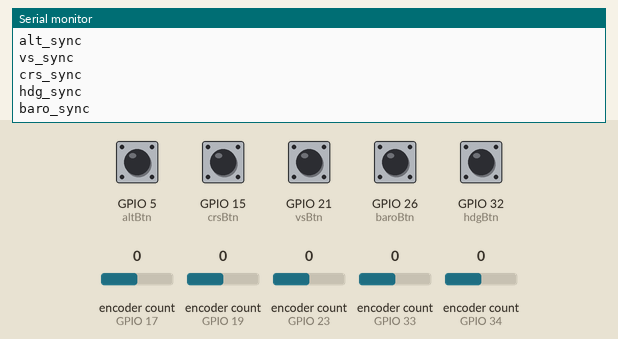
Bench run of a sketch on a simulated ESP32. On the bench: the last lines printed to the serial monitor. The inputs (shaded band) are chosen by the test bench; at power-on: GPIO 5 (altBtn), GPIO 15 (crsBtn), GPIO 21 (vsBtn), GPIO 26 (baroBtn), GPIO 32 (hdgBtn) HIGH, encoder count (sensors on GPIO 17, GPIO 19, GPIO 23, GPIO 33, GPIO 34) 0.

Above: at 1.2 s.
1.3 s: encoder count (sensor on GPIO 17) set to 1
At 2.3 s:
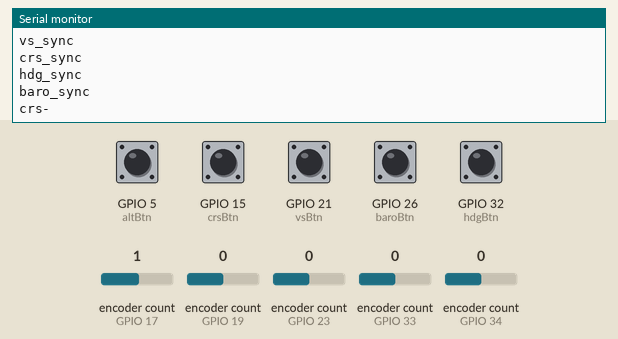
2.8 s: encoder count (sensor on GPIO 19) set to 1
At 3.5 s:
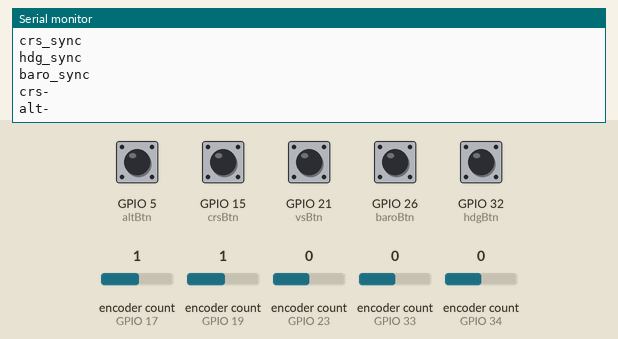
4.3 s: encoder count (sensor on GPIO 23) set to 1
At 5.5 s:
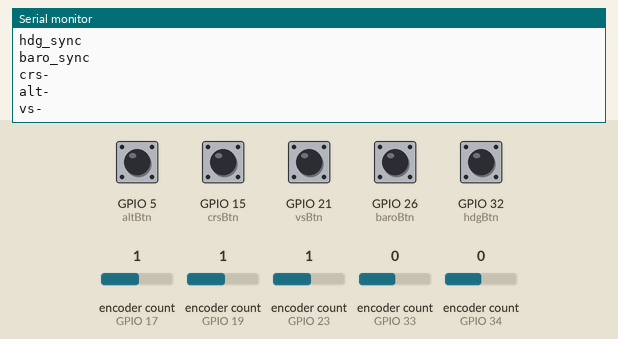
5.8 s: encoder count (sensor on GPIO 33) set to 1
At 6.9 s:
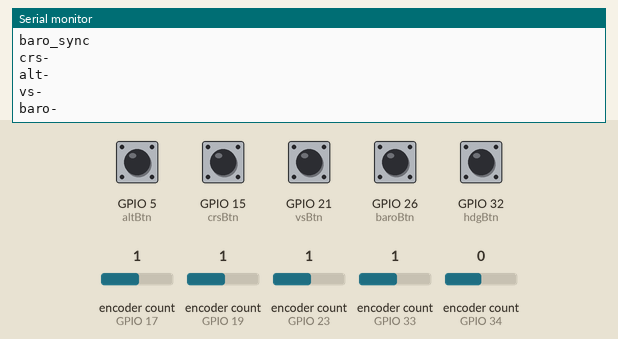
7.3 s: encoder count (sensor on GPIO 34) set to 1
At 8.1 s:
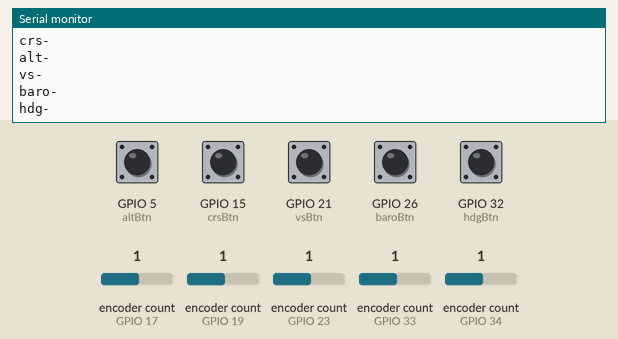
8.8 s: encoder count (sensor on GPIO 17) set to 0
At 9.2 s:
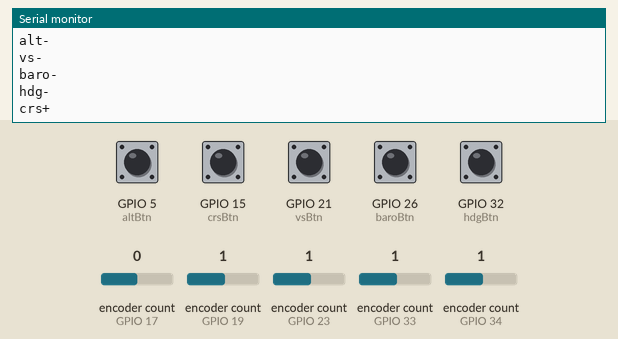

The sketch:

ESP_Rotary_Serial.ino
```cpp
// Library available in Arduino Library tool.
// Only compatible with ESP32!
#include <ESP32Encoder.h>


// Encoder objects
ESP32Encoder vs, alt, crs, hdg, baro;


// Pin definition of the rotary encoders
// A is A or "CLK" Pin, B is B or "DT" Pin and Btn is the button
// Prefix denotes the "function" of the encoder like alt for altitude
enum PinAssignments {

  vsA     = 23,
  vsB     = 22,
  vsBtn   = 21,

  altA    = 19,
  altB    = 18,
  altBtn  = 5,

  crsA    = 17,
  crsB    = 16,
  crsBtn  = 15,

  hdgA    = 34,
  hdgB    = 35,
  hdgBtn  = 32,

  baroA   = 33,
  baroB   = 25,
  baroBtn = 26,
};


// Current and last state of the button
int vsBtnState,
altBtnState,
crsBtnState,
hdgBtnState,
baroBtnState;

int vsBtnStateOld = LOW,
altBtnStateOld = LOW,
crsBtnStateOld = LOW,
hdgBtnStateOld = LOW,
baroBtnStateOld = LOW;


// Debounce delay and thelast time each pin was toggled
unsigned long debounceDelay = 50;
unsigned long vsDebounceTime = 0,
altDebounceTime = 0,
crsDebounceTime = 0,
hdgDebounceTime = 0,
baroDebounceTime = 0;


void setup() {
  Serial.begin(115200);

  // Set Pin Mode of buttons
  pinMode(vsBtn, INPUT_PULLUP);
  pinMode(altBtn, INPUT_PULLUP);
  pinMode(crsBtn, INPUT_PULLUP);
  pinMode(hdgBtn, INPUT_PULLUP);
  pinMode(baroBtn, INPUT_PULLUP);

  // Encoder uses internal Pullup Resistors
  ESP32Encoder::useInternalWeakPullResistors=UP;

  // Attach Pins to the encoders and reset counter
  vs.attachHalfQuad(vsA,vsB);
  alt.attachHalfQuad(altA,altB);
  crs.attachHalfQuad(crsA,crsB);
  hdg.attachHalfQuad(hdgA,hdgB);
  baro.attachHalfQuad(baroA,baroB);

  vs.setCount(0);
  alt.setCount(0);
  crs.setCount(0);
  hdg.setCount(0);
  baro.setCount(0);
}


void loop() {
  // Get update of encoders
  encode32(vs, "vs");
  encode32(alt, "alt");
  encode32(crs, "crs");
  encode32(hdg, "hdg");
  encode32(baro, "baro");

  // Get debounced value of rotary encoder
  if(button(altBtn, &altBtnState, &altBtnStateOld, &altDebounceTime, debounceDelay, "alt")){
    Serial.println("alt_sync");
  }
  if(button(vsBtn, &vsBtnState, &vsBtnStateOld, &vsDebounceTime, debounceDelay, "vs")){
    Serial.println("vs_sync");
  }
  if(button(crsBtn, &crsBtnState, &crsBtnStateOld, &crsDebounceTime, debounceDelay, "crs")){
    Serial.println("crs_sync");
  }
  if(button(hdgBtn, &hdgBtnState, &hdgBtnStateOld, &hdgDebounceTime, debounceDelay, "hdg")){
    Serial.println("hdg_sync");
  }
  if(button(baroBtn, &baroBtnState, &baroBtnStateOld, &baroDebounceTime, debounceDelay, "baro")){
    Serial.println("baro_sync");
  }

  delay(10);
}

void encode32(ESP32Encoder& encoder, String type){
  int cnt = encoder.getCount();

  if(cnt > 1 && (cnt % 2 == 0)) {
    Serial.println(type + "-");
    cnt = cnt - 2;
    encoder.setCount(cnt);
  }
  if(cnt < -1 && (cnt % 2 == 0)) {
    Serial.println(type + "+");
    cnt = cnt + 2;
    encoder.setCount(cnt);
  }
  return;
}

// Debounce function from the Arduino Docs
boolean button(int btn, int *btnState, int *btnStateOld, unsigned long *lastDebounce, unsigned long debounceDelay, String type) {
  int reading = digitalRead(btn);
  // If the switch changed, due to noise or pressing:
  if (reading != *btnStateOld) {
    // reset the debouncing timer
    *lastDebounce = millis();
  }

  if ((millis() - *lastDebounce) > debounceDelay) {

    // if the button state has changed:
    if (reading != *btnState) {
      *btnState = reading;

      // only toggle the LED if the new button state is HIGH
      if (*btnState == 1) {
        return true;
        //Serial.println(type + "_sync");
      }
    }
  }
  // save the reading. Next time through the loop, it'll be the lastButtonState:
  *btnStateOld = reading;
  return false;
}
```

Measured:
- after the input at 1.3 s, the serial monitor: prints a new line at once (image 1)
- after the input at 2.8 s, the serial monitor: prints a new line at once (image 2)
- after the input at 4.3 s, the serial monitor: prints a new line at once (image 3)
- after the input at 5.8 s, the serial monitor: prints a new line at once (image 4)
- after the input at 7.3 s, the serial monitor: prints a new line at once (image 5)
- after the input at 8.8 s, the serial monitor: prints a new line at once (image 6)
